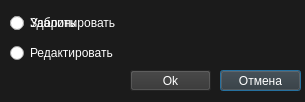
<?xml version="1.0" encoding="UTF-8"?>
<ui version="4.0">
 <class>deleteWindow</class>
 <widget class="QDialog" name="deleteWindow">
  <property name="geometry">
   <rect>
    <x>0</x>
    <y>0</y>
    <width>305</width>
    <height>102</height>
   </rect>
  </property>
  <property name="windowTitle">
   <string>Dialog</string>
  </property>
  <property name="styleSheet">
   <string notr="true">QDialog {
background-color: rgb(27,27,27);
}

QMessageBox {
background -color: rgb(27,27,27);
color: #ffffff;
}

QMessageBox QLabel {
font: 600 10pt &quot;Yu Gothic UI Semibold&quot;;
color: rgb(255, 255, 255);
}

QMessageBox QPushButton::hover {
background-color: #666;
}

QMessageBox QPushButton::pressed {
background-color: #888;
}

QMessageBox QPushButton {
color: #ffffff;
background-color: #333;
font: 600 10pt &quot;Yu Gothic UI Semibold&quot;;
}</string>
  </property>
  <widget class="QRadioButton" name="radioButtonEdit">
   <property name="geometry">
    <rect>
     <x>10</x>
     <y>40</y>
     <width>151</width>
     <height>26</height>
    </rect>
   </property>
   <property name="styleSheet">
    <string notr="true">
QRadioButton {
font: 600 10pt &quot;Yu Gothic UI Semibold&quot;;
color: rgb(255, 255, 255);
}

QRadioButton:checked + label::before {
  background: #9FD468;
}

QRadioButton:checked + label::after {
  left: 27px;
}


QRadioButton::after {
  content: '';
  position: absolute;
  top: 9px;
  left: 12px;
  width: 0px;
  height: 0px;
  border-radius: 50%;
  background: rgb(165, 165, 165);
  box-shadow: inset 0 1px 1px rgba(0,0,0,.5);
  opacity: 0;
  transition: .2s;
}

QRadioButton:checked + label::after {
  opacity: 1;
  top: 1px;
  left: 4px;
  width: 16px;
  height: 16px;
}

</string>
   </property>
   <property name="text">
    <string>Редактировать</string>
   </property>
  </widget>
  <widget class="QPushButton" name="buttonCancel">
   <property name="geometry">
    <rect>
     <x>220</x>
     <y>70</y>
     <width>81</width>
     <height>21</height>
    </rect>
   </property>
   <property name="styleSheet">
    <string notr="true">QPushButton {
color: #ffffff;
background-color: #333;
font: 600 10pt &quot;Yu Gothic UI Semibold&quot;;
}

QPushButton::hover {
background-color: #666;
}

QPushButton::pressed {
background-color: #888;
}</string>
   </property>
   <property name="text">
    <string>Отмена</string>
   </property>
  </widget>
  <widget class="QRadioButton" name="radioButtonBooking">
   <property name="geometry">
    <rect>
     <x>10</x>
     <y>10</y>
     <width>151</width>
     <height>26</height>
    </rect>
   </property>
   <property name="styleSheet">
    <string notr="true">font: 600 10pt &quot;Yu Gothic UI Semibold&quot;;
color: rgb(255, 255, 255);</string>
   </property>
   <property name="text">
    <string>Забронировать</string>
   </property>
  </widget>
  <widget class="QRadioButton" name="radioButtonDelete">
   <property name="geometry">
    <rect>
     <x>10</x>
     <y>10</y>
     <width>112</width>
     <height>26</height>
    </rect>
   </property>
   <property name="styleSheet">
    <string notr="true">font: 600 10pt &quot;Yu Gothic UI Semibold&quot;;
color: rgb(255, 255, 255);</string>
   </property>
   <property name="text">
    <string>Удалить</string>
   </property>
  </widget>
  <widget class="QPushButton" name="buttonOk">
   <property name="geometry">
    <rect>
     <x>130</x>
     <y>70</y>
     <width>81</width>
     <height>21</height>
    </rect>
   </property>
   <property name="styleSheet">
    <string notr="true">QPushButton {
color: #ffffff;
background-color: #333;
font: 600 10pt &quot;Yu Gothic UI Semibold&quot;;
}

QPushButton::hover {
background-color: #666;
}

QPushButton::pressed {
background-color: #888;
}</string>
   </property>
   <property name="text">
    <string>Ok</string>
   </property>
  </widget>
 </widget>
 <resources/>
 <connections/>
</ui>
